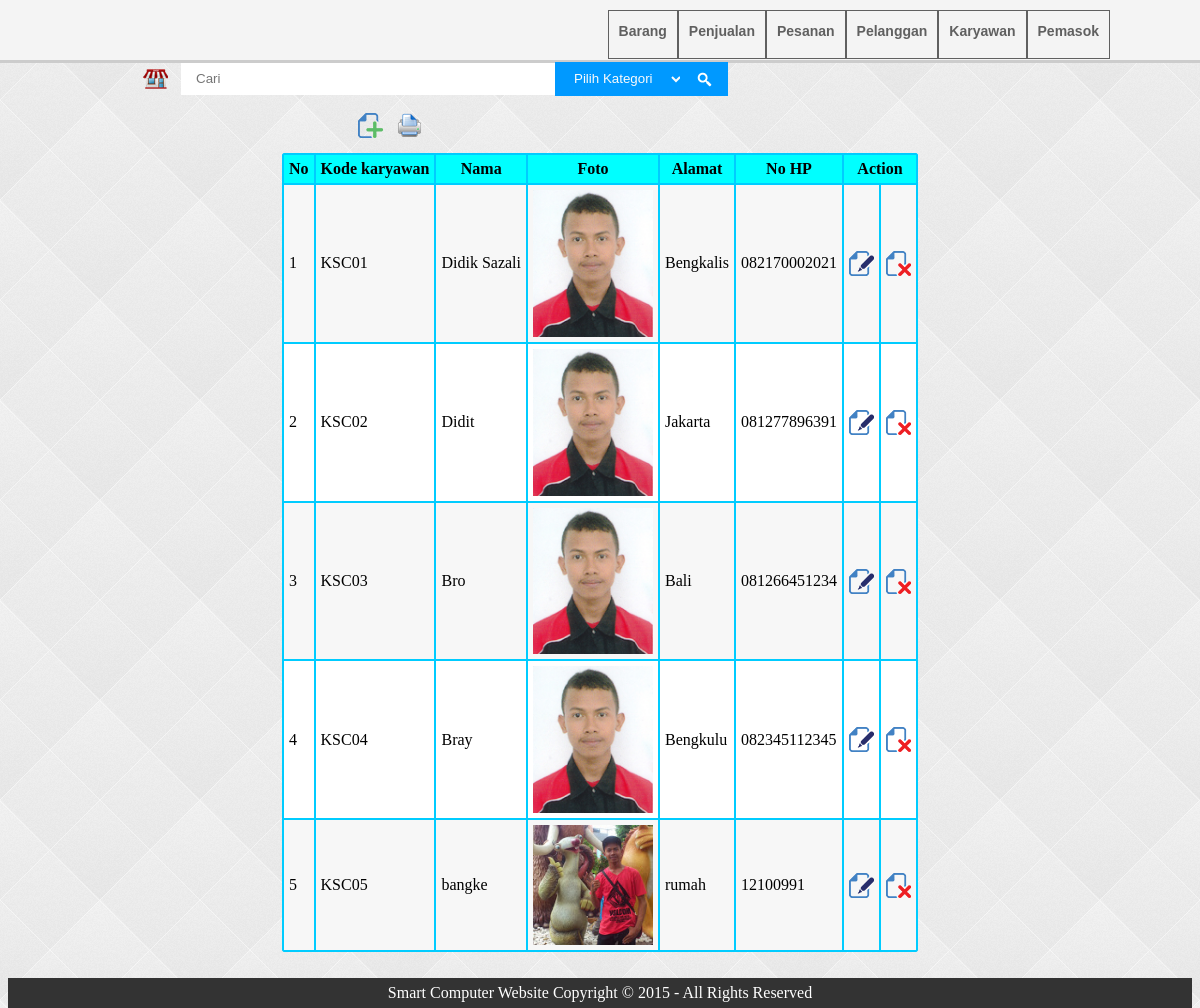
Page /admin/karyawan.php on the committed database.
### tables this page shows
CREATE TABLE IF NOT EXISTS `tabel_karyawan` (
  `kode_karyawan` char(5) NOT NULL,
  `nama_karyawan` varchar(25) NOT NULL,
  `gambar` varchar(100) NOT NULL,
  `alamat` varchar(100) NOT NULL,
  `no_hp` varchar(20) NOT NULL
);

### admin/karyawan.php (the view, shortened to what this page needs)
<!DOCTYPE html PUBLIC "-//W3C//DTD XHTML 1.0 Transitional//EN" "http://www.w3.org/TR/xhtml1/DTD/xhtml1-transitional.dtd">
<html xmlns="http://www.w3.org/1999/xhtml">
<head>
<link rel="stylesheet" type="text/css" href="style.css"/>
</head>
<body>
<?php include("connection.php");
include("header.php"); ?>
<div id="container">
<div class="karyawan">
<li><a href="add-karyawan.jsp"><input type="image" src="icon/add.png" /></a></li>
<li><a href="print-karyawan.jsp" target="_blank"><input type="image" src="icon/print.png" /></a></li>
</div>
<div id="content">
<?php
$no=1;
$hasil = mysql_query("SELECT * FROM tabel_karyawan",$koneksi);?>
<table border=1 align=center  bordercolor=#00CCFF cellpadding=5 cellspacing=0>
<tr class="judul">
<td><b>No</b></td>
<td><b>Kode karyawan</b></td>
<td><b>Nama</b></td>
<td><b>Foto</b></td>
<td><b>Alamat</b></td>
<td><b>No HP</b></td>
<td colspan=2><b>Action</b></td>
</tr>
<?php while ($baris = mysql_fetch_row($hasil))
{?>
<tr class="data">
<td><?php echo $no; ?></td>
<td><?php echo $baris[0]; ?></td>
<td><?php echo $baris[1]; ?></td>
<td><img src="file-foto/<?php echo $baris[2]; ?>" width="120px" /></td>
<td><?php echo $baris[3]; ?></td>
<td><?php echo $baris[4]; ?></td>
<td><a href='edit-karyawan.php?kode_karyawan=<?php echo $baris[0];?>'><input type='image' src='icon/edit.png'/></a></td>
<td><a onclick="return confirm('Anda yakin ingin menghapus data tersebut?')" href='delete-karyawan.php?kode_karyawan=<?php echo $baris[0];?>'><input type='image' src='icon/delete.png'/></a></td>
</tr>
<?php $no++;
}?>
</table>
</div>
</div>
<?php include ('footer.php');?>
</body>
</html>

### admin/style.css (style rules this page uses)
body { background-color:#FCFCFC; background : url(icon/bg.png); }
table { border-radius:2px; }
tr { border-radius:20px }
#container { padding-top:100px; position:relative; min-height:100%; }
#content { padding:10px; }
html,body { height:100%; }
.karyawan { margin-left:345px; }
.karyawan li { display:inline-block; padding:5px; }
.judul { text-align:center; background-color:#00FFFF; }
.data:nth-child(odd) td { background-color:#fff; }
.data:nth-child(even) td { background-color:#f7f7f7; }

### rows in the picture
tabel_karyawan: kode_karyawan "KSC01", nama_karyawan "Didik Sazali", gambar (picture), alamat "Bengkalis", no_hp "082170002021"
tabel_karyawan: kode_karyawan "KSC02", nama_karyawan "Didit", gambar (picture), alamat "Jakarta", no_hp "081277896391"
tabel_karyawan: kode_karyawan "KSC03", nama_karyawan "Bro", gambar (picture), alamat "Bali", no_hp "081266451234"
tabel_karyawan: kode_karyawan "KSC04", nama_karyawan "Bray", gambar (picture), alamat "Bengkulu", no_hp "082345112345"
tabel_karyawan: kode_karyawan "KSC05", nama_karyawan "bangke", gambar (picture), alamat "rumah", no_hp "12100991"
